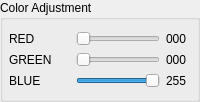
                <widget class="QGroupBox" name="groupBox">
                 <property name="font">
                  <font>
                   <bold>false</bold>
                  </font>
                 </property>
                 <property name="title">
                  <string>Color Adjustment</string>
                 </property>
                 <layout class="QVBoxLayout" name="verticalLayout_18">
                  <property name="leftMargin">
                   <number>6</number>
                  </property>
                  <property name="rightMargin">
                   <number>6</number>
                  </property>
                  <item>
                   <layout class="QHBoxLayout" name="horizontalLayout_9">
                    <property name="spacing">
                     <number>6</number>
                    </property>
                    <item>
                     <widget class="QLabel" name="RLabel_text">
                      <property name="font">
                       <font>
                        <bold>false</bold>
                       </font>
                      </property>
                      <property name="text">
                       <string>RED</string>
                      </property>
                     </widget>
                    </item>
                    <item>
                     <widget class="QSlider" name="RSlider">
                      <property name="sizePolicy">
                       <sizepolicy hsizetype="Preferred" vsizetype="Fixed">
                        <horstretch>0</horstretch>
                        <verstretch>0</verstretch>
                       </sizepolicy>
                      </property>
                      <property name="maximum">
                       <number>255</number>
                      </property>
                      <property name="orientation">
                       <enum>Qt::Orientation::Horizontal</enum>
                      </property>
                     </widget>
                    </item>
                    <item>
                     <widget class="QLabel" name="RLabel">
                      <property name="maximumSize">
                       <size>
                        <width>25</width>
                        <height>16777215</height>
                       </size>
                      </property>
                      <property name="text">
                       <string notr="true">000</string>
                      </property>
                     </widget>
                    </item>
                   </layout>
                  </item>
                  <item>
                   <layout class="QHBoxLayout" name="horizontalLayout_10">
                    <item>
                     <widget class="QLabel" name="GLabel_text">
                      <property name="font">
                       <font>
                        <bold>false</bold>
                       </font>
                      </property>
                      <property name="text">
                       <string>GREEN</string>
                      </property>
                     </widget>
                    </item>
                    <item>
                     <widget class="QSlider" name="GSlider">
                      <property name="sizePolicy">
                       <sizepolicy hsizetype="Preferred" vsizetype="Fixed">
                        <horstretch>0</horstretch>
                        <verstretch>0</verstretch>
                       </sizepolicy>
                      </property>
                      <property name="maximum">
                       <number>255</number>
                      </property>
                      <property name="orientation">
                       <enum>Qt::Orientation::Horizontal</enum>
                      </property>
                     </widget>
                    </item>
                    <item>
                     <widget class="QLabel" name="GLabel">
                      <property name="maximumSize">
                       <size>
                        <width>25</width>
                        <height>16777215</height>
                       </size>
                      </property>
                      <property name="text">
                       <string notr="true">000</string>
                      </property>
                     </widget>
                    </item>
                   </layout>
                  </item>
                  <item>
                   <layout class="QHBoxLayout" name="horizontalLayout_11">
                    <item>
                     <widget class="QLabel" name="BLabel_text">
                      <property name="font">
                       <font>
                        <bold>false</bold>
                       </font>
                      </property>
                      <property name="text">
                       <string>BLUE</string>
                      </property>
                     </widget>
                    </item>
                    <item>
                     <widget class="QSlider" name="BSlider">
                      <property name="sizePolicy">
                       <sizepolicy hsizetype="Preferred" vsizetype="Fixed">
                        <horstretch>0</horstretch>
                        <verstretch>0</verstretch>
                       </sizepolicy>
                      </property>
                      <property name="maximum">
                       <number>255</number>
                      </property>
                      <property name="value">
                       <number>255</number>
                      </property>
                      <property name="orientation">
                       <enum>Qt::Orientation::Horizontal</enum>
                      </property>
                     </widget>
                    </item>
                    <item>
                     <widget class="QLabel" name="BLabel">
                      <property name="maximumSize">
                       <size>
                        <width>25</width>
                        <height>16777215</height>
                       </size>
                      </property>
                      <property name="text">
                       <string notr="true">255</string>
                      </property>
                     </widget>
                    </item>
                   </layout>
                  </item>
                 </layout>
                </widget>
